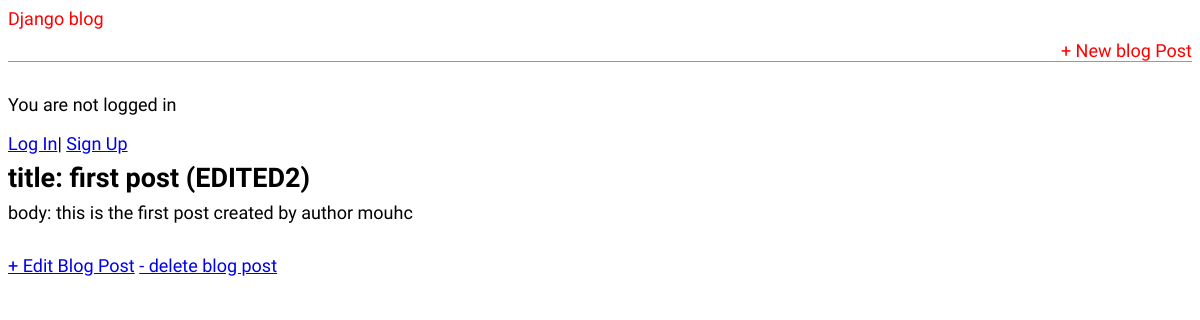
The app's page /post/1/ with its own data.
### blog/models.py (models this page shows, shortened)
class Post(models.Model):
    title = models.CharField(max_length=200)
    author = models.ForeignKey(
        "auth.User",
        on_delete=models.CASCADE,
    )
    body = models.TextField()

### blog/views.py (the view)
# urls.py: path("post/<int:pk>/", BlogDetailView.as_view(), name="post_detail"),
class BlogDetailView(DetailView):
    model = Post
    template_name = "post_detail.html"

### templates/post_detail.html
{% extends "base.html" %}
{% block content %}
    <div class="post-entry">
        <h2>title: {{ post.title }}</h2>
        <p>body: {{ post.body }}</p>
    </div>
    <a href="{% url 'post_edit' post.pk %}">+ Edit Blog Post</a>
    <a href="{% url 'post_delete' post.pk %}">- delete blog post</a>
{% endblock content %}

### static/css/base.css (style rules this page uses)
body { font-family: 'Source Sans Pro', sans-serif; font-size: 18px; }
.post-entry { margin-bottom: 2rem; }
.post-entry h2 { margin: 0.5rem 0; }
.post-entry p { margin: 0; font-weight: 400; }

### records on screen
Post: title "first post (EDITED2)", body "this is the first post created by author mouhc"
